Frame 1 (no input): blank canvas, image omitted
Frame 60 (no input): blank canvas, image omitted
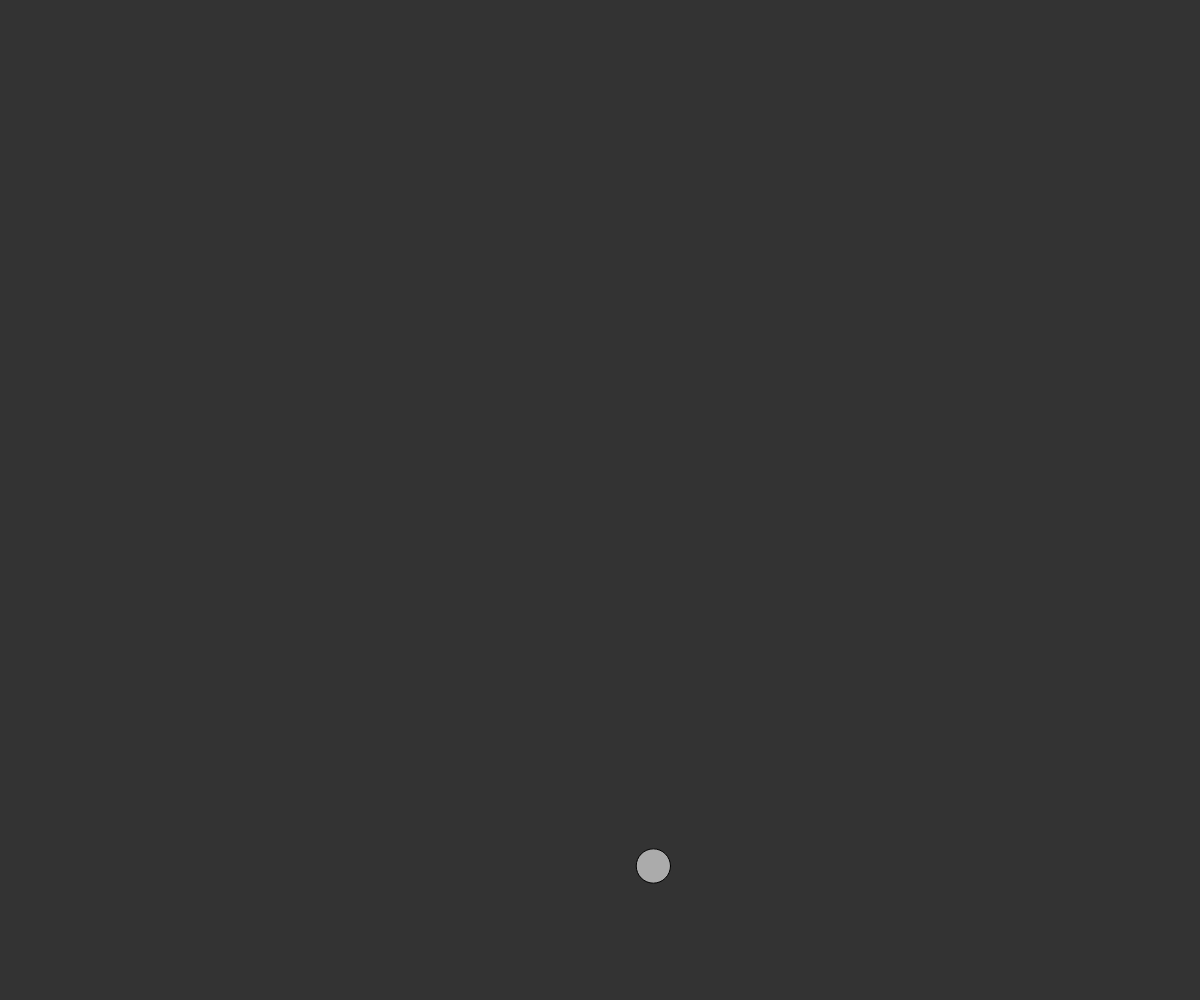
Frame 120 (the mouse pressed at the canvas centre since frame 60)

The p5.js sketch whose frames 1 and 60 were blank and that drew this single picture after the mouse press (run headless with seeded random() and noise() and a simulated clock; from frame 60 on, the mouse is pressed at the canvas centre):

// p5.js sketch
// ── sketch.js

var particulas = []

function setup(){
  createCanvas(window.innerWidth, window.innerHeight)
}

//creador de particulas
function mousePressed(){
    var p = new Particle(mouseX, mouseY, random(2, 4));
    particulas.push(p)
}

//elimina particulas
function keyPressed(){

    if(key == ' '){
        particulas.splice(0,1)
    }
}


function draw(){
    background(51);

    var wind = createVector(0.1, 0);
    
    for(var i = 0; i < particulas.length; i++){
          var gravedad = createVector(0, 0.2 * particulas[i].masa);
          particulas[i].applyForce(gravedad)

          if(mouseIsPressed){
              particulas[i].applyForce(wind)
          }

         particulas[i].update();
         particulas[i].edges();
         particulas[i].display();
    }
} 
// ── particle.js
function Particle(x, y, m){
    this.posicion = createVector(x, y)
    this.velocidad = createVector(0, 0)
    this.aceleracion = createVector(0, 0)
    this.masa = m;

    this.applyForce = function(force){
        var f = force.copy()
        f.div(this.masa)
        this.aceleracion.add(f)
    }
    
    this.update =  function(){
        this.velocidad.add(this.aceleracion)
        this.posicion.add(this.velocidad)
        this.aceleracion.set(0, 0)
    }
    this.display = function(){
        fill(255, 150);
        ellipse(this.posicion.x, this.posicion.y, this.masa*10, this.masa*10)
    }
    this.edges = function(){
        if(this.posicion.y > height){
            this.velocidad.y *= -1;
            this.posicion.y = height;
        }

        if(this.posicion.x > width){
            this.velocidad.x *= -1;
            this.posicion.x = width;
        }
    }
}
